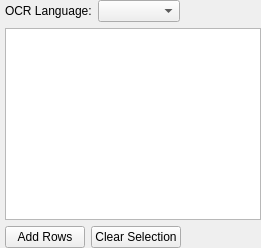
     <widget class="QWidget" name="tabReplace">
      <layout class="QGridLayout" name="gridLayout_7">
       <property name="leftMargin">
        <number>5</number>
       </property>
       <property name="topMargin">
        <number>0</number>
       </property>
       <property name="rightMargin">
        <number>0</number>
       </property>
       <property name="bottomMargin">
        <number>0</number>
       </property>
       <item row="1" column="0">
        <widget class="QTableWidget" name="tableWidgetReplace">
         <property name="alternatingRowColors">
          <bool>true</bool>
         </property>
         <property name="verticalScrollMode">
          <enum>QAbstractItemView::ScrollPerPixel</enum>
         </property>
         <attribute name="horizontalHeaderCascadingSectionResizes">
          <bool>true</bool>
         </attribute>
         <attribute name="horizontalHeaderDefaultSectionSize">
          <number>115</number>
         </attribute>
         <attribute name="horizontalHeaderHighlightSections">
          <bool>false</bool>
         </attribute>
         <attribute name="horizontalHeaderStretchLastSection">
          <bool>true</bool>
         </attribute>
         <attribute name="verticalHeaderVisible">
          <bool>false</bool>
         </attribute>
         <attribute name="verticalHeaderCascadingSectionResizes">
          <bool>true</bool>
         </attribute>
         <attribute name="verticalHeaderDefaultSectionSize">
          <number>24</number>
         </attribute>
        </widget>
       </item>
       <item row="0" column="0">
        <layout class="QHBoxLayout" name="horizontalLayout_4">
         <item>
          <widget class="QLabel" name="labelReplaceLanguage">
           <property name="toolTip">
            <string>&lt;html&gt;&lt;head/&gt;&lt;body&gt;&lt;p&gt;Specify replacement text for the selected OCR language.&lt;/p&gt;&lt;/body&gt;&lt;/html&gt;</string>
           </property>
           <property name="text">
            <string>OCR Language:</string>
           </property>
          </widget>
         </item>
         <item>
          <widget class="QComboBox" name="comboBoxReplaceLang">
           <property name="sizePolicy">
            <sizepolicy hsizetype="Expanding" vsizetype="Fixed">
             <horstretch>0</horstretch>
             <verstretch>0</verstretch>
            </sizepolicy>
           </property>
           <property name="maximumSize">
            <size>
             <width>200</width>
             <height>16777215</height>
            </size>
           </property>
          </widget>
         </item>
         <item>
          <spacer name="horizontalSpacer">
           <property name="orientation">
            <enum>Qt::Horizontal</enum>
           </property>
           <property name="sizeHint" stdset="0">
            <size>
             <width>40</width>
             <height>20</height>
            </size>
           </property>
          </spacer>
         </item>
        </layout>
       </item>
       <item row="2" column="0">
        <layout class="QHBoxLayout" name="horizontalLayout_6">
         <item>
          <widget class="QPushButton" name="pushButtonReplaceAddRows">
           <property name="text">
            <string>Add Rows</string>
           </property>
          </widget>
         </item>
         <item>
          <widget class="QPushButton" name="pushButtonReplaceClearSelection">
           <property name="text">
            <string>Clear Selection</string>
           </property>
          </widget>
         </item>
         <item>
          <spacer name="horizontalSpacer_6">
           <property name="orientation">
            <enum>Qt::Horizontal</enum>
           </property>
           <property name="sizeHint" stdset="0">
            <size>
             <width>40</width>
             <height>20</height>
            </size>
           </property>
          </spacer>
         </item>
        </layout>
       </item>
      </layout>
     </widget>
